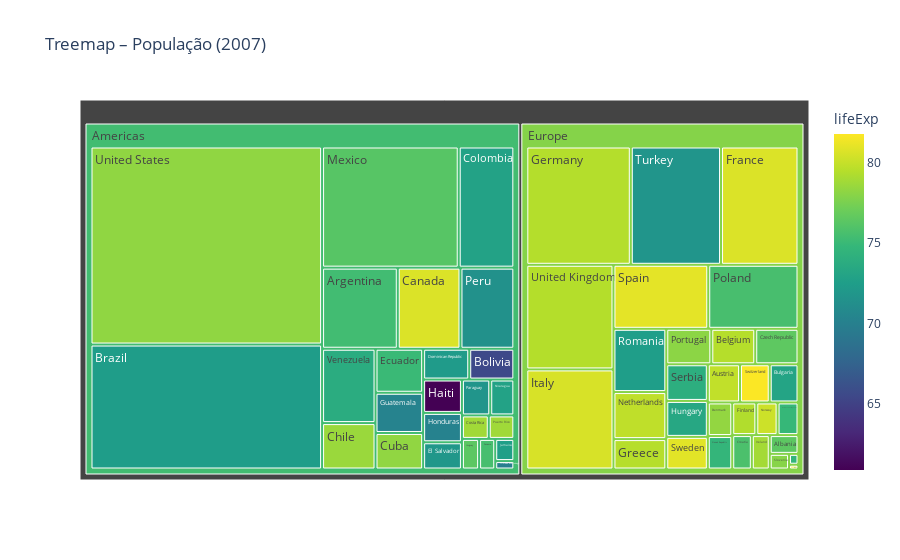

Write notebook code for a chart like this one.
### Code cell
# Treemap – participação da população
gap_asia = gap.loc[(gap['year'] == 2007)& (gap['continent'].isin(['Americas', 'Europe']))]

fig = px.treemap(gap_asia,
                 path=["continent", "country"], values="pop",
                 color="lifeExp", color_continuous_scale="Viridis",
                 title="Treemap – População (2007)")
fig.show()

# Exporta todas as figuras como HTML interativos, se desejar:
# for i, f in enumerate(figures): f.write_html(f"fig{i}.html")

### Figure 1 — Plotly figure (JSON) as saved in the notebook; plotly's stock layout.template omitted (floating-point values rounded to 4 significant figures)
{"data": [{"branchvalues": "total", "customdata": [[76.42], [75.32], [79.83], [79.44], [65.55], [74.85], [72.39], [73.0], [80.65], [78.55], [72.89], [78.78], [75.75], [78.27], [76.49], [78.33], [72.23], [74.99], [71.88], [79.31], [80.66], [79.41], [79.48], [70.26], [60.92], [70.2], [73.34], [81.76], [78.89], [80.55], [72.57], [76.19], [74.54], [79.76], [72.9], [80.2], [75.54], [71.75], [71.42], [75.56], [78.1], [78.75], [72.48], [74.0], [74.66], [77.93], [80.94], [80.88], [81.7], [69.82], [71.78], [79.42], [78.24], [76.38], [73.75], [77.89], [75.36]], "domain": {"x": [0, 1], "y": [0, 1]}, "hovertemplate": "labels=%{label}<br>pop=%{value}<br>parent=%{parent}<br>id=%{id}<br>lifeExp=%{color}<extra></extra>", "ids": ["Europe/Albania", "Americas/Argentina", "Europe/Austria", "Europe/Belgium", "Americas/Bolivia", "Europe/Bosnia and Herzegovina", "Americas/Brazil", "Europe/Bulgaria", "Americas/Canada", "Americas/Chile", "Americas/Colombia", "Americas/Costa Rica", "Europe/Croatia", "Americas/Cuba", "Europe/Czech Republic", "Europe/Denmark", "Americas/Dominican Republic", "Americas/Ecuador", "Americas/El Salvador", "Europe/Finland", "Europe/France", "Europe/Germany", "Europe/Greece", "Americas/Guatemala", "Americas/Haiti", "Americas/Honduras", "Europe/Hungary", "Europe/Iceland", "Europe/Ireland", "Europe/Italy", "Americas/Jamaica", "Americas/Mexico", "Europe/Montenegro", "Europe/Netherlands", "Americas/Nicaragua", "Europe/Norway", "Americas/Panama", "Americas/Paraguay", "Americas/Peru", "Europe/Poland", "Europe/Portugal", "Americas/Puerto Rico", "Europe/Romania", "Europe/Serbia", "Europe/Slovak Republic", "Europe/Slovenia", "Europe/Spain", "Europe/Sweden", "Europe/Switzerland", "Americas/Trinidad and Tobago", "Europe/Turkey", "Europe/United Kingdom", "Americas/United States", "Americas/Uruguay", "Americas/Venezuela", "Europe", "Americas"], "labels": ["Albania", "Argentina", "Austria", "Belgium", "Bolivia", "Bosnia and Herzegovina", "Brazil", "Bulgaria", "Canada", "Chile", "Colombia", "Costa Rica", "Croatia", "Cuba", "Czech Republic", "Denmark", "Dominican Republic", "Ecuador", "El Salvador", "Finland", "France", "Germany", "Greece", "Guatemala", "Haiti", "Honduras", "Hungary", "Iceland", "Ireland", "Italy", "Jamaica", "Mexico", "Montenegro", "Netherlands", "Nicaragua", "Norway", "Panama", "Paraguay", "Peru", "Poland", "Portugal", "Puerto Rico", "Romania", "Serbia", "Slovak Republic", "Slovenia", "Spain", "Sweden", "Switzerland", "Trinidad and Tobago", "Turkey", "United Kingdom", "United States", "Uruguay", "Venezuela", "Europe", "Americas"], "marker": {"coloraxis": "coloraxis", "colors": [76.42, 75.32, 79.83, 79.44, 65.55, 74.85, 72.39, 73.0, 80.65, 78.55, 72.89, 78.78, 75.75, 78.27, 76.49, 78.33, 72.23, 74.99, 71.88, 79.31, 80.66, 79.41, 79.48, 70.26, 60.92, 70.2, 73.34, 81.76, 78.89, 80.55, 72.57, 76.19, 74.54, 79.76, 72.9, 80.2, 75.54, 71.75, 71.42, 75.56, 78.1, 78.75, 72.48, 74.0, 74.66, 77.93, 80.94, 80.88, 81.7, 69.82, 71.78, 79.42, 78.24, 76.38, 73.75, 77.89, 75.36]}, "name": "", "parents": ["Europe", "Americas", "Europe", "Europe", "Americas", "Europe", "Americas", "Europe", "Americas", "Americas", "Americas", "Americas", "Europe", "Americas", "Europe", "Europe", "Americas", "Americas", "Americas", "Europe", "Europe", "Europe", "Europe", "Americas", "Americas", "Americas", "Europe", "Europe", "Europe", "Europe", "Americas", "Americas", "Europe", "Europe", "Americas", "Europe", "Americas", "Americas", "Americas", "Europe", "Europe", "Americas", "Europe", "Europe", "Europe", "Europe", "Europe", "Europe", "Europe", "Americas", "Europe", "Europe", "Americas", "Americas", "Americas", "", ""], "type": "treemap", "values": [3601000.0, 40300000.0, 8200000.0, 10390000.0, 9119000.0, 4552000.0, 190000000.0, 7323000.0, 33390000.0, 16280000.0, 44230000.0, 4134000.0, 4493000.0, 11420000.0, 10230000.0, 5468000.0, 9320000.0, 13760000.0, 6940000.0, 5238000.0, 61080000.0, 82400000.0, 10710000.0, 12570000.0, 8503000.0, 7484000.0, 9956000.0, 301900.0, 4109000.0, 58150000.0, 2780000.0, 108700000.0, 684700.0, 16570000.0, 5675000.0, 4628000.0, 3242000.0, 6667000.0, 28670000.0, 38520000.0, 10640000.0, 3942000.0, 22280000.0, 10150000.0, 5448000.0, 2009000.0, 40450000.0, 9031000.0, 7555000.0, 1057000.0, 71160000.0, 60780000.0, 301100000.0, 3447000.0, 26080000.0, 586100000.0, 898900000.0]}], "layout": {"coloraxis": {"colorbar": {"title": {"text": "lifeExp"}}, "colorscale": [[0, "#440154"], [0.1111, "#482878"], [0.2222, "#3e4989"], [0.3333, "#31688e"], [0.4444, "#26828e"], [0.5556, "#1f9e89"], [0.6667, "#35b779"], [0.7778, "#6ece58"], [0.8889, "#b5de2b"], [1, "#fde725"]]}, "legend": {"tracegroupgap": 0}, "title": {"text": "Treemap – População (2007)"}}}
